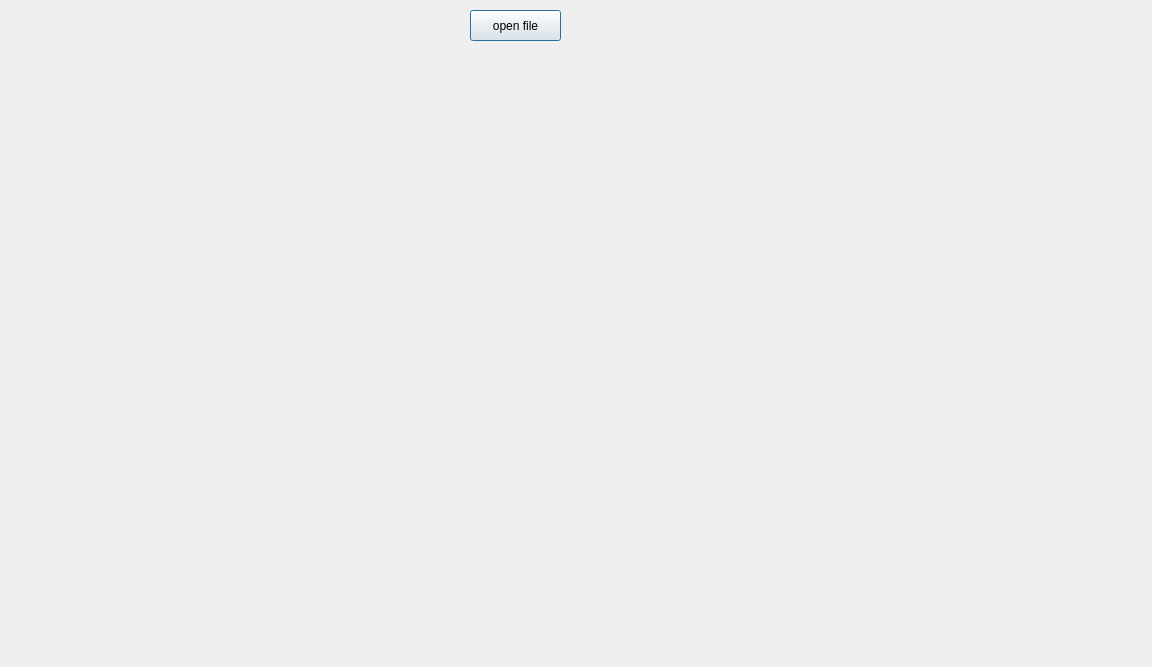
<?xml version="1.0" encoding="UTF-8"?>
<ui version="4.0">
 <class>PDFview</class>
 <widget class="QDialog" name="PDFview">
  <property name="geometry">
   <rect>
    <x>0</x>
    <y>0</y>
    <width>1152</width>
    <height>667</height>
   </rect>
  </property>
  <property name="windowTitle">
   <string>Dialog</string>
  </property>
  <widget class="QPushButton" name="pushButton_open_setting">
   <property name="geometry">
    <rect>
     <x>470</x>
     <y>10</y>
     <width>91</width>
     <height>31</height>
    </rect>
   </property>
   <property name="text">
    <string>open file</string>
   </property>
  </widget>
 </widget>
 <resources/>
 <connections/>
</ui>
